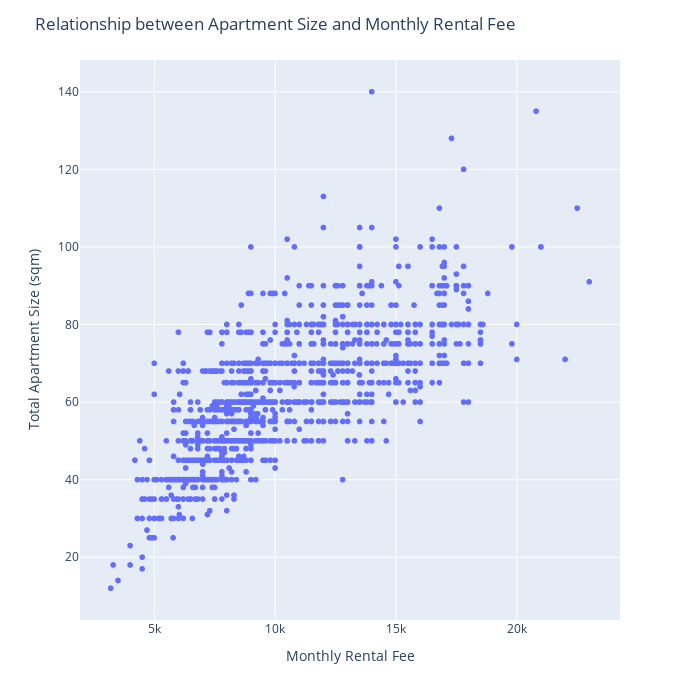

Notebook cell for this chart:
### Code cell
print("Correlation between price and size: {}".format(price_df[['price','size_sqm']].corr()))

fig = px.scatter(price_df[['price','size_sqm']],
             x="price",
             y="size_sqm")

fig.update_layout(title_text = 'Relationship between Apartment Size and Monthly Rental Fee',
                  yaxis_title = 'Total Apartment Size (sqm)',
                  xaxis_title = 'Monthly Rental Fee',
                  height = 700, width = 700)

### Figure 1 — Plotly figure (JSON) as saved in the notebook; plotly's stock layout.template omitted (floating-point values rounded to 4 significant figures; data arrays with more than 128 entries replaced by an {"elided": "..."} marker saying what was removed)
{"data": [{"hoverlabel": {"namelength": 0}, "hovertemplate": "price=%{x}<br>size_sqm=%{y}", "legendgroup": "", "marker": {"color": "#636efa", "symbol": "circle"}, "mode": "markers", "name": "", "showlegend": false, "type": "scattergl", "x": {"elided": "2007 int values"}, "xaxis": "x", "y": {"elided": "2007 int values"}, "yaxis": "y"}], "layout": {"height": 700, "legend": {"tracegroupgap": 0}, "margin": {"t": 60}, "title": {"text": "Relationship between Apartment Size and Monthly Rental Fee"}, "width": 700, "xaxis": {"anchor": "y", "domain": [0, 1], "title": {"text": "Monthly Rental Fee"}}, "yaxis": {"anchor": "x", "domain": [0, 1], "title": {"text": "Total Apartment Size (sqm)"}}}}
